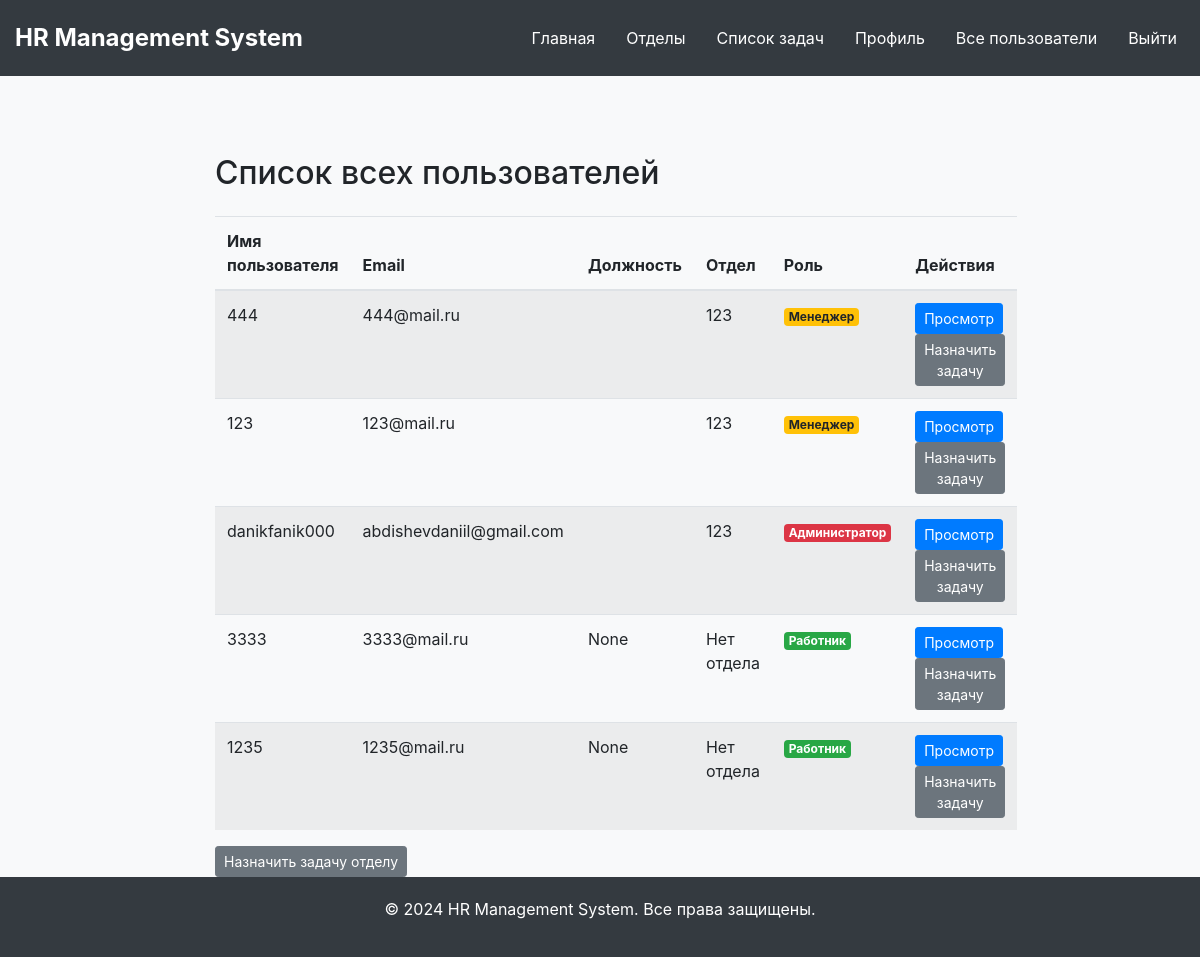
Screenshot of /users (signed in) with the database file from the repository.
### app.py (models this page shows)
class User(UserMixin, db.Model):
    id = db.Column(db.Integer, primary_key=True)
    username = db.Column(db.String(20), unique=True, nullable=False)
    email = db.Column(db.String(120), unique=True, nullable=False)
    password = db.Column(db.String(60), nullable=False)
    bio = db.Column(db.String(255))
    passport_data = db.Column(db.String(255))
    department_id = db.Column(db.Integer, db.ForeignKey('department.id'), nullable=True)
    department = db.relationship('Department', foreign_keys=[department_id], backref='users')
    position = db.Column(db.String(100))
    responsibilities = db.Column(db.Text)
    role = db.Column(db.String(20), nullable=False, default='Employee')
    tasks_assigned = db.relationship('Task', foreign_keys='Task.assigned_to', back_populates='assigned_user', lazy=True, cascade="all, delete-orphan")
    absences = db.relationship('Absence', backref='user', lazy=True, cascade="all, delete-orphan")
    ratings = db.relationship('Rating', backref='user', lazy=True, cascade="all, delete-orphan")
    phone_number = db.Column(db.String(20))
    age = db.Column(db.String(20))
    gender = db.Column(db.String(20))
    status = db.Column(db.String(20))
    memberships = db.relationship('Department', secondary=membership, back_populates='members', cascade="all, delete")

class Department(db.Model):
    id = db.Column(db.Integer, primary_key=True)
    name = db.Column(db.String(100), nullable=False)
    description = db.Column(db.String(255), nullable=True)
    manager_id = db.Column(db.Integer, db.ForeignKey('user.id'))
    manager = db.relationship('User', foreign_keys=[manager_id], backref='managed_departments')
    members = db.relationship('User', secondary=membership, backref='departments', lazy='dynamic')
    tasks_assigned = db.relationship('Task', back_populates='department', lazy=True)

### app.py (the view)
@app.route("/users")
@login_required
def users():
    if current_user.role not in ['Admin', 'Manager']:
        flash('Доступ запрещен.', 'danger')
        return redirect(url_for('main'))
    all_users = User.query.all()
    all_departments = Department.query.all()  # Добавляем получение всех отделов
    return render_template('users.html', title='Все пользователи', users=all_users, departments=all_departments)  # Передаем отделы в шаблон

### app.py (called while the page is built)
@login_manager.user_loader
def load_user(user_id):
    return db.session.get(User, int(user_id))

### templates/users.html (shortened to what this page needs)
{% extends "main.html" %}
{% block content %}
<div class="container mt-5">
    <h2 class="mb-4">Список всех пользователей</h2>
    <table class="table table-striped">
        <thead>
            <tr>
                <th>Имя пользователя</th>
                <th>Email</th>
                <th>Должность</th>
                <th>Отдел</th>
                <th>Роль</th>
                <th>Действия</th>
            </tr>
        </thead>
        <tbody>
            {% for user in users %}
            <tr>
                <td>{{ user.username }}</td>
                <td>{{ user.email }}</td>
                <td>{{ user.position }}</td>
                <td>{{ user.department.name if user.department else "Нет отдела" }}</td>
                <td>
                    {% if user.role == 'Admin' %}
                        <span class="badge badge-danger">Администратор</span>
                    {% elif user.role == 'Manager' %}
                        <span class="badge badge-warning">Менеджер</span>
                    {% else %}
                        <span class="badge badge-success">Работник</span>
                    {% endif %}
                </td>
                <td>
                    <a href="{{ url_for('profile', user_id=user.id) }}" class="btn btn-primary btn-sm">Просмотр</a>
                    <button type="button" class="btn btn-secondary btn-sm" data-toggle="modal" data-target="#assignTaskModal" onclick="document.getElementById('assignedToUserId').value={{ user.id }}">
                        Назначить задачу
                    </button>
                </td>
            </tr>
            {% endfor %}
        </tbody>
    </table>
    <button type="button" class="btn btn-secondary btn-sm" data-toggle="modal" data-target="#assignDepartmentTaskModal">
        Назначить задачу отделу
    </button>
</div>
{% endblock %}

### templates/main.html (shortened to what this page needs)
<!DOCTYPE html>
<html lang="ru">
<head>
    <link href="https://stackpath.bootstrapcdn.com/bootstrap/4.5.2/css/bootstrap.min.css" rel="stylesheet">
    <link href="https://cdnjs.cloudflare.com/ajax/libs/font-awesome/5.15.3/css/all.min.css" rel="stylesheet">
</head>
<body>
    <header>
        <nav class="navbar navbar-expand-lg">
            <a class="navbar-brand" href="{{ url_for('main') }}">HR Management System</a>
            <div class="collapse navbar-collapse" id="navbarNav">
                <ul class="navbar-nav ml-auto">
                    <li class="nav-item">
                        <a class="nav-link" href="{{ url_for('main') }}">Главная</a>
                    </li>
                    <li class="nav-item">
                        <a class="nav-link" href="{{ url_for('departments') }}">Отделы</a>
                    </li>
                    <li class="nav-item">
                        <a class="nav-link" href="{{ url_for('tasks') }}">Список задач</a>
                    </li>
                    {% if current_user.is_authenticated %}
                    <li class="nav-item">
                        <a class="nav-link" href="{{ url_for('profile', user_id=current_user.id) }}">Профиль</a>
                    </li>
                    {% if current_user.role in ['Admin', 'Manager'] %}
                    <li class="nav-item">
                        <a class="nav-link" href="{{ url_for('users') }}">Все пользователи</a>
                    </li>
                    {% endif %}
                    <li class="nav-item">
                        <a class="nav-link" href="{{ url_for('logout') }}">Выйти</a>
                    </li>
                    {% endif %}
                </ul>
            </div>
        </nav>
    </header>
    <main>
        {% block content %}{% endblock %}
    </main>
    <footer class="footer">
        <div class="container">
            <p>&copy; 2024 HR Management System. Все права защищены.</p>
        </div>
    </footer>
</body>
</html>

### templates/main.html (style rules this page uses)
body { background-color: #f8f9fa; display: flex; flex-direction: column; min-height: 100vh; }
.navbar { margin-bottom: 30px; background-color: #343a40; padding: 15px; }
.navbar-brand { color: #ffffff; font-weight: bold; font-size: 1.5rem; }
.navbar-nav .nav-link { color: #ffffff; font-size: 1rem; margin-left: 15px; }
.footer { background-color: #343a40; color: white; padding: 20px 0; text-align: center; margin-top: auto; }

### templates/users.html (style rules this page uses)
.container { max-width: 800px; margin: auto; }

### rows the page displays
User: username "444", email "444@mail.ru", department "123", role "Менеджер", {{ user.id }} 1 (drawn)
User: username "123", email "123@mail.ru", department "123", role "Менеджер", {{ user.id }} 2 (drawn)
User: username "danikfanik000", email "abdishevdaniil@gmail.com", department "123", role "Администратор", {{ user.id }} 3 (drawn)
User: username "3333", email "3333@mail.ru", position "None", department "Нет отдела", role "Работник", {{ user.id }} 4 (drawn)
User: username "1235", email "1235@mail.ru", position "None", department "Нет отдела", role "Работник", {{ user.id }} 5 (drawn)
